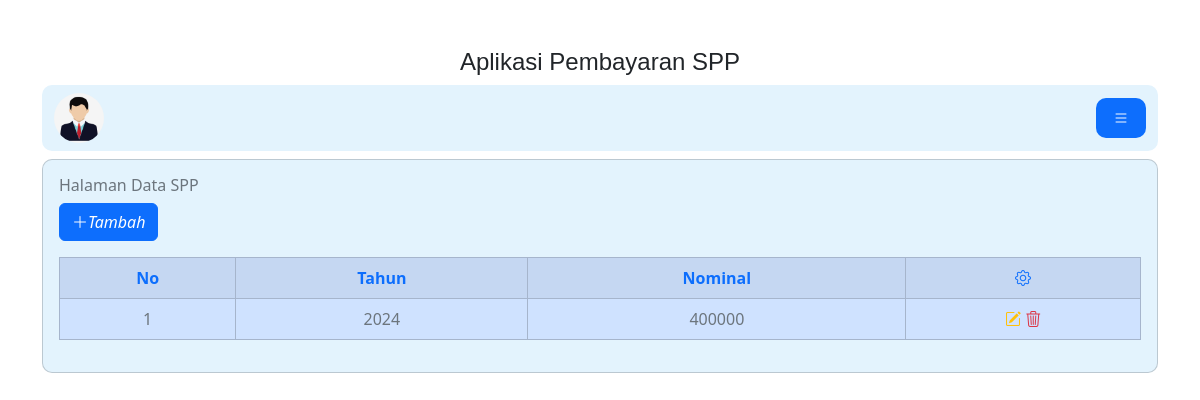
The page /admin/admin.php?url=spp (signed in) on the database as committed earlier.
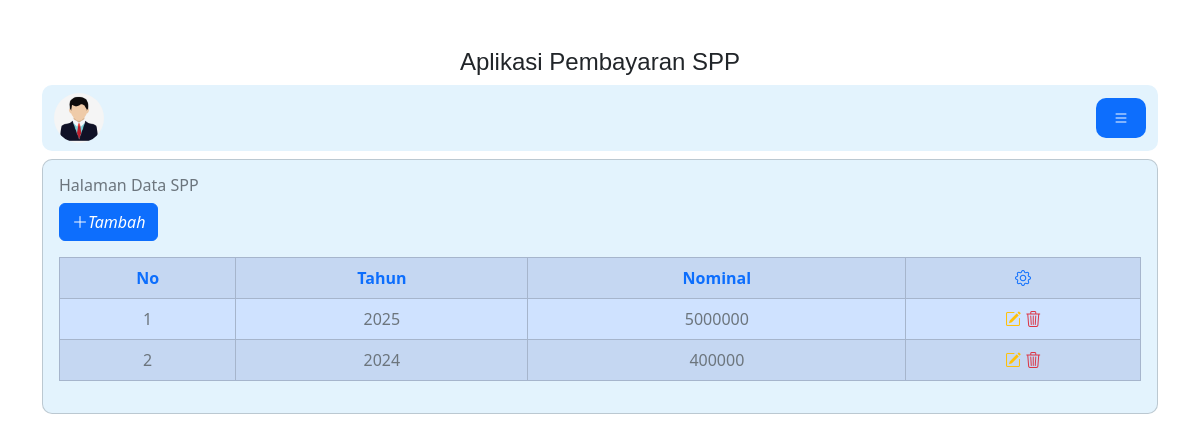
The same page on the database as committed later.
### tables this page shows
CREATE TABLE `spp` (
  `id_spp` int(11) NOT NULL,
  `tahun` int(11) NOT NULL,
  `nominal` int(11) NOT NULL
);

### admin/spp.php (the view)
<h6 class='text-secondary'> Halaman Data SPP</h6>
<a href="?url=tambah-spp" class="btn btn-primary"><i class="bi bi-plus-lg">Tambah</i></a>
<table class="table table-striped mt-3 table-primary  table-bordered ">
    <tr class="fw-bold  bg-light">
        <th class="text-primary text-center">
            No
        </th>
        <th class="text-primary text-center">
            Tahun
        </th>
        <th class="text-primary text-center">
            Nominal
        </th>
        <th class=" text-center">
            <i class="bi bi-gear text-primary"></i>
        </th>
    </tr>
    <?php
    include '../koneksi.php';
    $no = 1;
    $sql = "SELECT*FROM spp ORDER BY id_spp DESC";
    $query = mysqli_query($koneksi, $sql);
    foreach ($query as $data) {
    ?>
        <tr>
            <td class="text-secondary text-center">
                <?= $no++ ?>
            </td>
            <td class="text-secondary text-center">
                <?= $data['tahun'] ?>
            </td>
            <td class="text-secondary text-center">
                <?= $data['nominal'] ?>
            </td>
            <td class="text-secondary text-center">
                <a href="?url=edit-spp&id_spp=<?= $data['id_spp'] ?>"><i class="bi bi-pencil-square text-warning"></i></a>
                <a onclick="return confirm('Yakin Ingin Hapus Data')" href="?url=hapus-spp&id_spp=<?= $data['id_spp'] ?>"><i class="bi bi-trash3 text-danger"></i></a>
            </td>
        </tr>
    <?php } ?>
</table>

### admin/admin.php (shortened to what this page needs)
<!DOCTYPE html>
<html lang="en">
<head>
    <link rel="stylesheet" href="../css/bootstrap.min.css">
    <link rel="stylesheet" href="https://cdn.jsdelivr.net/npm/bootstrap-icons@1.11.3/font/bootstrap-icons.min.css">
</head>
<body>
    <div class="container mt-5">
        <h4 style="font-family: sans-serif; text-align:center"> Aplikasi Pembayaran SPP</h4>
        <nav class="navbar navbar-expand-lg  " style="border-radius: 10px; background-color:#e3f3fd">
            <div class="container-fluid">
                <img src="../picture/admin.jpeg" alt="not file" width="50px" style="border-radius: 100%;">
                <div class="collapse d-flex" id="navbarNavDropdown">
                    <ul class="navbar-nav">
                        <li class="nav-item dropdown">
                            <a class="nav-link bi bi-list text-bg-primary" style="border-radius: 10px; width:50px ;text-align:center" href="#" role="button" data-bs-toggle="dropdown" aria-expanded="false">
                            </a>
                        </li>
                    </ul>
                </div>
            </div>
        </nav>
        <div class="card mt-2" style="border-radius: 10px; background-color:#e3f3fd">
            <div class="card-body">
                <?php
                $file = @$_GET['url'];
                if (empty($file)) {
                    echo  "<h6 class='text-secondary'>Halaman Administrator</h6>";
                } else {
                    include $file . '.php';
                }
                ?>
            </div>
        </div>
    </div>
</body>
</html>

Rows that differ between the two databases and show on the page:
added spp: tahun "2025", nominal "5000000"
